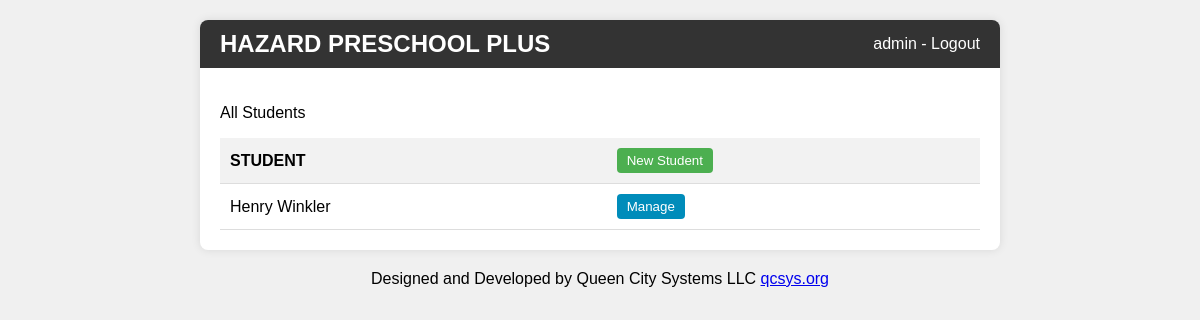
The page / (signed in) on the database its author committed.
### tables this page shows
CREATE TABLE users
                 (id INTEGER PRIMARY KEY AUTOINCREMENT,
                  username TEXT UNIQUE NOT NULL,
                  password TEXT NOT NULL);

CREATE TABLE Students (
    StudentID INTEGER PRIMARY KEY AUTOINCREMENT,
    ParentID INTEGER,
    FirstName VARCHAR(50) NOT NULL,
    LastName VARCHAR(50) NOT NULL, EnrollmentStatus VARCHAR(10) DEFAULT 'Active',
    FOREIGN KEY (ParentID) REFERENCES Parents(ParentID)
);

### app.py (the view)
@app.route('/')
@login_required
def index(user):
    db = get_db()
    students = db.execute('SELECT * FROM Students WHERE EnrollmentStatus = "Active"').fetchall()
    db.close()
    context = {
        'username': user['username'],
        'students': students
    }
    return render_template('students.html', **context)

### utils.py (called while the page is built)
def get_db():
    db = sqlite3.connect('prek_billing.db')
    db.row_factory = sqlite3.Row
    return db

def login_required(f):
    @wraps(f)
    def decorated_function(*args, **kwargs):
        if 'user_id' not in session:
            return redirect(url_for('login'))
        db = get_db()
        user = db.execute('SELECT username FROM users WHERE id = ?', (session['user_id'],)).fetchone()
        db.close()
        return f(user=user, *args, **kwargs)
    return decorated_function

### templates/students.html (shortened to what this page needs)
{% extends "base.html" %}
{% block content %}
    <p>All Students</p>
<table>
    <thead>
        <tr>
            <th>STUDENT</th>
            <th><form action="{{ url_for('show_register_form') }}" method="GET" style="display: inline;"><button class="button button-primary" action="submit">New Student</button></form></th>
        </tr>
    </thead>
    <tbody>
        {% for student in students %}
        <tr>
            <td>{{ student.FirstName }} {{ student.LastName }}</td>
            <td>
                <form action="/manage/{{ student.StudentID }}" method="GET" style="display: inline;">
                    <button type="submit" class="button button-secondary">Manage</button>
                </form>
            </td>
        </tr>
        {% endfor %}
    </tbody>
</table>
{% endblock %}

### templates/base.html (shortened to what this page needs)
<!DOCTYPE html>
<html lang="en">
<head>
    <link rel="stylesheet" href="{{ url_for('static', filename='css/light_styles.css') }}">
</head>
<body>
    <div class="container">
        <header>
            <h1>HAZARD PRESCHOOL PLUS</h1>
            {% if username %}
                <a href="{{ url_for('logout') }}" class="logout">{{ username }} - Logout</a>
            {% endif %}
        </header>
        <div class="content">
            {% block content %}{% endblock %}
        </div>
    </div>
    <footer style="text-align: center; margin-top: 20px;">
        Designed and Developed by Queen City Systems LLC <a href="https://qcsys.org" target="_blank">qcsys.org</a>
    </footer>
</body>
</html>

### static/css/light_styles.css (style rules this page uses)
body { font-family: Arial, sans-serif; margin: 0; padding: 0; background-color: #f0f0f0; }
.container { max-width: 800px; margin: 20px auto; background-color: #fff; border-radius: 8px; box-shadow: 0 0 10px rgba(0,0,0,0.1); overflow: hidden; }
header { background-color: #333; color: #fff; padding: 10px 20px; display: flex; justify-content: space-between; align-items: center; }
h1 { margin: 0; font-size: 24px; }
.logout { color: #fff; text-decoration: none; }
.content { padding: 20px; }
table { width: 100%; border-collapse: collapse; }
th, td { padding: 10px; text-align: left; border-bottom: 1px solid #ddd; }
th { background-color: #f2f2f2; }
.button { padding: 5px 10px; border: none; border-radius: 4px; cursor: pointer; }
.button-primary { background-color: #4CAF50; color: white; }
.button-secondary { background-color: #008CBA; color: white; }
form { display: grid; gap: 15px; }

### rows shown on the page
users: username "admin"
Students: FirstName "Henry", LastName "Winkler"
